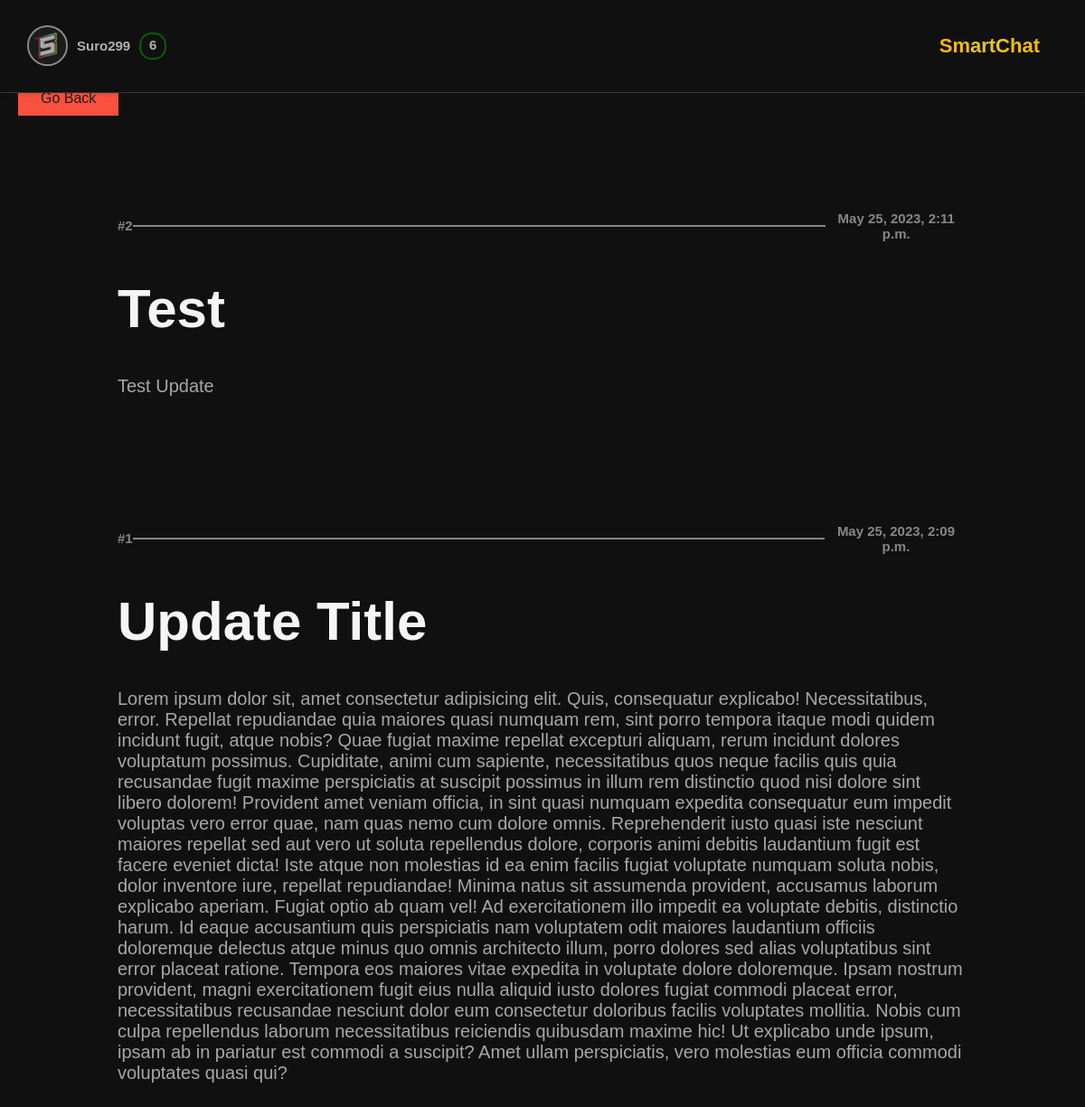
/us/lastest_update/ (signed in), run on the app's committed database.
### users/models.py (models this page shows, shortened)
class CustomUser(AbstractBaseUser, PermissionsMixin):
    ACTIVITY_CHOICES = (
        ('all', 'all'),
        ('friends', 'friends'),
        ('nobody', 'nobody'),
    )
    AVATAR_CHOICES = (
        ('all', 'all'),
        ('friends', 'friends'),
    )
    username = models.CharField(_("User name"), max_length = 255, unique = True)
    first_name = models.CharField(_("User First Name"), max_length = 100, blank = True)
    last_name = models.CharField(_("User Last Name"), max_length = 100, blank = True)
    email = models.EmailField(_("email address"), blank = True, default = "",)
    avatar = models.ImageField(_("User avatar"), blank = True, default = "default_avatar.png",)
    description = models.TextField(_("User Description"), blank = True, default = "No BIO")
    subscribers_set = models.ManyToManyField('CustomUser', blank = True, related_name = 'subscriptions')
    posts_posted = models.PositiveBigIntegerField(_("posts_posted"), default = 0)
    reactions = models.PositiveBigIntegerField(_("reactions"), default = 0)
    points = models.PositiveBigIntegerField(_("points"), default = 0)
    level = models.PositiveIntegerField("User level", default = 1)
    exp = models.PositiveIntegerField("User Exp", default = 0)
    favorites = models.ManyToManyField('main.PostsModel', blank = True)
    subscription_set = models.ManyToManyField('CustomUser', blank = True, related_name = 'subscribers')
    friends_set = models.ManyToManyField('CustomUser', blank = True, related_name = 'friends')
    is_staff = models.BooleanField(default = False)
    is_active = models.BooleanField(default = True)
    date_joined = models.DateTimeField(auto_created=True, default=timezone.now)
    avatar_visibility = models.CharField(max_length=7, choices= AVATAR_CHOICES, default='all')
    activity_visibility = models.CharField(max_length=7, choices= ACTIVITY_CHOICES, default='all')
    show_likes = models.BooleanField("Show Likes", default = False)
    show_dislikes = models.BooleanField("Show Dislikes", default = False)
    show_favorites = models.BooleanField("Show Favorites", default = False)
    USERNAME_FIELD = "username"
    REQUIRED_FIELDS = ["email"]
    objects = CustomUserManager()

### about_us/models.py (models this page shows, shortened)
class LastestUpdate(models.Model):
    title = models.CharField("Update Title", max_length = 255)
    text = models.TextField("Update Text")
    date = models.DateTimeField(auto_created=True, default=timezone.now)
    class Meta:
        verbose_name = "Lastest Update"
        verbose_name_plural = "Lastest Updates"

### about_us/views.py (the view)
# urls.py: path("lastest_update/", views.lastest_update, name = "lastest_update"),
def lastest_update(request):
    if not (request.user.is_authenticated):
        return redirect("/")
    lastest_update = LastestUpdate.objects.all()[::-1]
    return render(request, "about_us/lastest_update.html", context = {
        "lastest_update": lastest_update
    })

### about_us/templates/about_us/lastest_update.html (shortened to what this page needs)
{% extends 'main/base.html' %}
{% load static %}
{% block css %}
    <link rel="stylesheet" href="{% static 'about_us/css/lastest_update/style.css' %}">
{% endblock %}
{% block main %}
    <button onclick="history.back()"> Go Back </button>
    <main>
        {% for i in lastest_update %}
        <section>
            <div>
                <h1>#{{ i.id }}</h1>
                <span></span>
                <h1> {{ i.date }} </h1>
            </div>
            <div>
                <h1> {{ i.title }} </h1>
                <p>
                    {{ i.text }}
                </p>
            </div>
        </section>
        {% endfor %}
    </main>
{% endblock %}

### main/templates/main/base.html (shortened to what this page needs)
{% load static %}
<!DOCTYPE html>
<html lang="en">
  <head>
    <link rel="stylesheet" href="{% static 'main/css/dop/header/style.css'%}" />
    <link
      rel="stylesheet"
      href="{% static 'main/css/dop/set_menu/style.css' %}"
    />
    {% block css %} {% endblock %}
  </head>
  <body>
    <header>
      <div onclick="OpenSettingsWindow()">
        <span>
          <img src="{{ user.avatar.url }}" alt="User Avatar" />
        </span>
        <h1>{{ user.username }}</h1>
        {% if user.level < 10 %}
        <div style="border-color: green">
          <h1>{{ user.level }}</h1>
        </div>
        {% endif %}
      </div>
      <div>
        <h1>SmartChat</h1>
      </div>
    </header>
    {% block main %} {% endblock %}
  </body>
</html>

### main/static/main/css/dop/header/style.css (style rules this page uses)
header { grid-area: 1 / 1 / 2 / 7; border-bottom: 1px solid #373737; display: flex; justify-content: space-between; align-items: center; padding: 10px; background-color: #101010; box-shadow: 0 2px 4px rgba(0, 0, 0, 0.1); padding: 0 3rem; z-index: 5; }
header > div:nth-child(1) { opacity: 70%; display: flex; align-items: center; transition: 0.2s; margin-right: 2rem; }
header > div:nth-child(1) > span { width: 4.5rem; height: 4.5rem; border-radius: 50%; border: 2px solid silver; margin-right: 1rem; border-radius: 50%; outline: hidden; overflow: hidden; display: flex; justify-content: center; align-content: center; }
header > div:nth-child(1) > span > img { height: 100%; border-radius: 50%; }
header > div:nth-child(1) > h1 { user-select: none; font-weight: bold; font-size: 1.5rem; margin-right: 1rem; }
header > div:nth-child(1) > div { width: 3rem; height: 3rem; display: flex; justify-content: center; align-items: center; border: 2px solid gold; border-radius: 45%; }
header > div:nth-child(1) > div > h1 { width: 100%; height: 100%; display: flex; justify-content: center; align-items: center; padding-bottom: 0.2rem; font-size: 1.5rem; user-select: none; }
header > div:nth-child(4) { height: 5rem; display: flex; margin-right: 2rem; }
header > div:nth-child(4) > h1 { display: flex; align-items: center; font-size: 2.2rem; background: radial-gradient(ellipse farthest-side at top center, #e8c812 50%, #ffb700 100%); background-clip: text; -webkit-background-clip: text; -webkit-text-fill-color: transparent; }

### about_us/static/about_us/css/lastest_update/style.css (style rules this page uses)
* { margin: 0; padding: 0; box-sizing: border-box; text-decoration: none; }
html { font-size: 10px; font-family: Arial, Helvetica, sans-serif; color: whitesmoke; }
body { background-color: #101010; width: 100%; height: 100vh; display: grid; grid-template-columns: 0.8fr repeat(4, 1fr) 0.8fr; grid-template-rows: 0.4fr repeat(5, 1fr); grid-column-gap: 0px; grid-row-gap: 0px; }
body > button { left: 2rem; top: 9rem; color: #1f1f1f; padding: 1rem 2.5rem; background: transparent; cursor: pointer; transition: all 0.3s ease; position: relative; display: inline-block; position: absolute; outline: none; background: #f9513e; border: none; z-index: 1; font-size: 1.6rem; }
body > button::after { position: absolute; content: ""; width: 0; height: 100%; top: 0; right: 0; z-index: -1; background-color: #ff3d3d; transition: all 0.3s ease; }
main { grid-area: 2 / 1 / 7 / 7; width: 100%; padding: 5rem; margin-top: 8rem; overflow-x: hidden; overflow-y: auto; }
main > section { margin-bottom: 14rem; }
main > section > div { width: 100%; padding: 0 8rem; }
main > section > div:nth-child(1) { margin-bottom: 4rem; display: flex; justify-content: space-between; align-items: center; }
main > section > div:nth-child(1) > h1 { text-align: center; color: rgba(245, 245, 245, 0.519); }
main > section > div:nth-child(1) > span { width: 85%; height: 1.8px; background-color: rgba(245, 245, 245, 0.519); }
main > section > div:nth-child(2) > h1 { font-size: 6rem; margin-bottom: 4rem; }
main > section > div:nth-child(2) > p { font-size: 2rem; color: #a7a7a7; }

### data on the page
CustomUser: avatar (picture), username "Suro299", level "6"
LastestUpdate: id "2", date "May 25, 2023, 2:11 p.m.", title "Test", text "Test Update"
LastestUpdate: id "1", date "May 25, 2023, 2:09 p.m.", title "Update Title", text "Lorem ipsum dolor sit, amet consectetur adipisicing elit. Quis, consequatur explicabo! Necessitatibus, error. Repellat repudiandae quia maiores quasi numquam rem, sint porro tempora itaque modi quidem incidunt fugit, atque nobis? Quae fugiat maxime repellat excepturi aliquam, rerum incidunt dolores voluptatum possimus. Cupiditate, animi cum sapiente, necessitatibus quos neque facilis quis quia recusandae fugit maxime perspiciatis at suscipit possimus in illum rem distinctio quod nisi dolore sint libero dolorem! Provident amet veniam officia, in sint quasi numquam expedita consequatur eum impedit voluptas vero error quae, nam quas nemo cum dolore omnis. Reprehenderit iusto quasi iste…"
